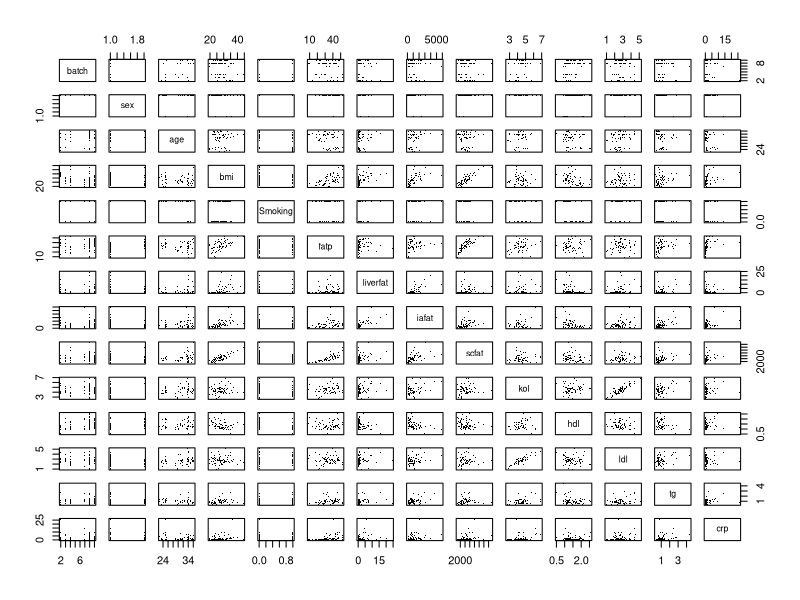
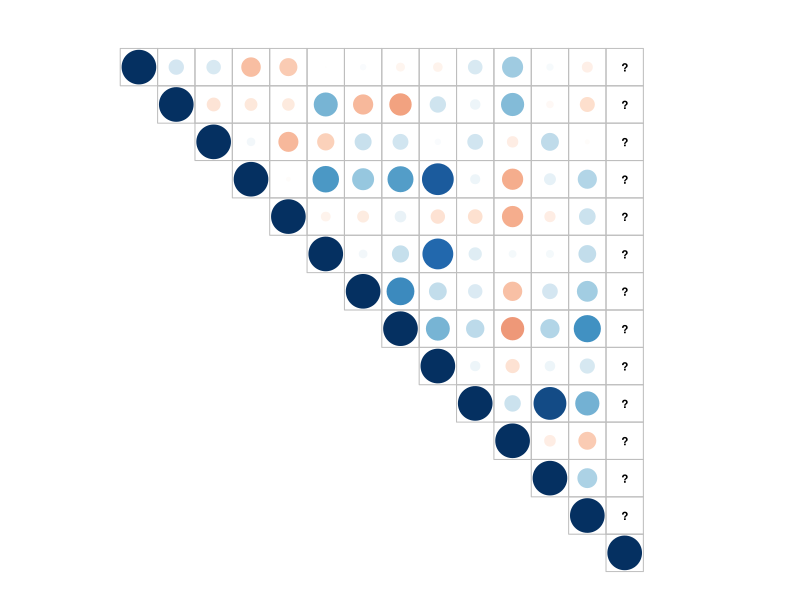

These charts were generated, in order, by the following R code: (Note: this script raises an error after producing the figures.)
## ---- chunk 1
knitr::opts_chunk$set(echo = TRUE,message=FALSE,warning=FALSE)
## ---- chunk 2
library(ggplot2)
library(MASS)
library(tidyverse)
## ---- chunk 3
# load the data


metab = read.table("metabolites.txt", sep="\t", quote = "", stringsAsFactors = FALSE, header=TRUE)

# explore the dataset
str(metab)
print("Summary before scaling")
summary(metab)
dim(metab)
## ---- chunk 4
clinical_only=metab[,c(2,4:16)]
pairs(clinical_only, cex=0.1, pch=16)
# calculate the correlation matrix and round it
cor_matrix<-cor(clinical_only) 

# print the correlation matrix
cor_matrix %>% round(2)  %>% print() 

library(corrplot)

cor.mtest <- function(mat, conf.level = 0.95){
  mat <- as.matrix(mat)
  n <- ncol(mat)
  p.mat <- lowCI.mat <- uppCI.mat <- matrix(NA, n, n)
  diag(p.mat) <- 0
  diag(lowCI.mat) <- diag(uppCI.mat) <- 1
  for(i in 1:(n-1)){
    for(j in (i+1):n){
      tmp <- cor.test(mat[,i], mat[,j], conf.level = conf.level)
      p.mat[i,j] <- p.mat[j,i] <- tmp$p.value
      lowCI.mat[i,j] <- lowCI.mat[j,i] <- tmp$conf.int[1]
      uppCI.mat[i,j] <- uppCI.mat[j,i] <- tmp$conf.int[2]
    }
  }
  return(list(p.mat, lowCI.mat, uppCI.mat))
}

res1 <- cor.mtest(clinical_only,0.95)
# visualize the correlation matrix
corrplot.mixed(cor_matrix,tl.cex=0.5,p.mat = res1[[1]], insig = "blank"
,mar=c(1,0,2,0),number.cex=0.7, title="Correlation between clinical variables")



## ---- chunk 5
# scale the data
# center and standardize variables
clinical_scaled_data <- scale(clinical_only)

# summaries of the scaled variables
summary(clinical_scaled_data)
## ---- chunk 6
set.seed(123)
metab_only=metab[,c(17:109)]
metab_only=scale(metab_only)

# euclidean distance matrix
dist_eu <- dist(metab_only)
#dist_eu <- dist(x_scores(1:20))

# determine the number of clusters
k_max <- 10

# calculate the total within sum of squares
twcss <- sapply(1:k_max, function(k){kmeans(dist_eu, k)$tot.withinss})

# visualize the results
plot(1:k_max, twcss, type='b')

# k-means clustering
km <-kmeans(dist_eu, centers = 2)
km$cluster

## ---- chunk 7
# k-means clustering
km <-kmeans(dist_eu, centers = 3)

library(cluster) 
clusplot(clinical_only,km$cluster, color=TRUE, shade=TRUE, labels=2, lines=0)


## ---- chunk 8
# create a categorical variable 'crime'
cluster <- km$cluster
# add the new categorical value to scaled data
clinical_scaled_data<- data.frame(clinical_scaled_data, cluster)

head(clinical_scaled_data)
## ---- chunk 9
# number of rows in the Boston dataset 
# remove original crp from the dataset, it has NA
clinical_scaled_data <- dplyr::select(clinical_scaled_data, -crp)

n <- nrow(clinical_scaled_data)

# choose randomly 80% of the rows
ind <- sample(n,  size = n * 0.8)

# create train set
train <- clinical_scaled_data[ind,]

# create test set 
test <- clinical_scaled_data[-ind,]

# linear discriminant analysis
lda.fit <- lda(as.numeric(cluster)~., data = train)
# print the lda.fit object
lda.fit
# the function for lda biplot arrows
lda.arrows <- function(x, myscale = 1, arrow_heads = 0.1, color = "red", tex = 0.75, choices = c(1,2)){
  heads <- coef(x)
  arrows(x0 = 0, y0 = 0, 
         x1 = myscale * heads[,choices[1]], 
         y1 = myscale * heads[,choices[2]], col=color, length = arrow_heads)
  text(myscale * heads[,choices], labels = row.names(heads), 
       cex = tex)
}
classes <- as.numeric(train$cluster)
plot(lda.fit, dimen = 2, col = classes)
lda.arrows(lda.fit, myscale = 2)


## ---- chunk 10
# predict classes with test data
lda.pred <- predict(lda.fit, newdata = test)

# cross tabulate the results
table(correct = test$cluster, predicted = lda.pred$class)

